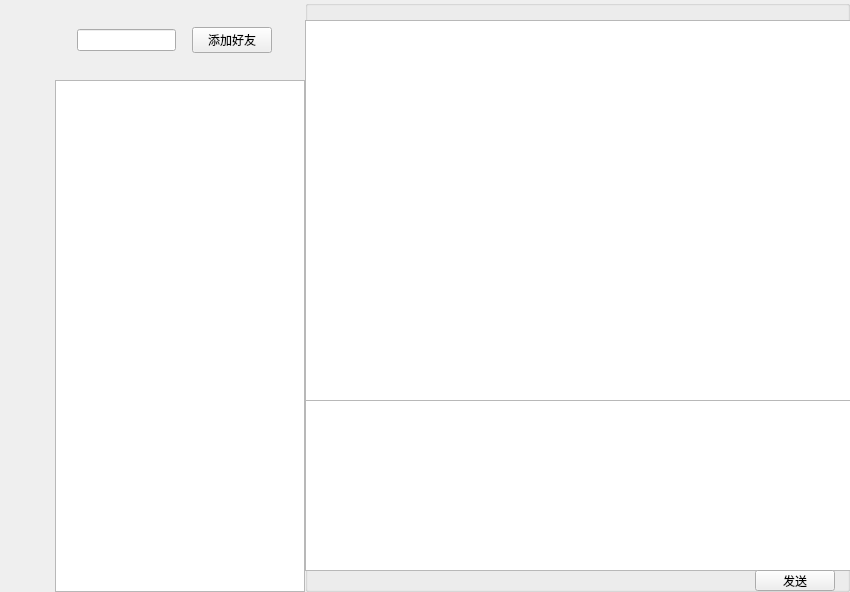
<?xml version="1.0" encoding="UTF-8"?>
<ui version="4.0">
 <class>ClientClass</class>
 <widget class="QMainWindow" name="ClientClass">
  <property name="geometry">
   <rect>
    <x>0</x>
    <y>0</y>
    <width>850</width>
    <height>592</height>
   </rect>
  </property>
  <property name="windowTitle">
   <string>Client</string>
  </property>
  <widget class="QWidget" name="centralWidget">
   <widget class="QWidget" name="widget" native="true">
    <property name="geometry">
     <rect>
      <x>0</x>
      <y>0</y>
      <width>850</width>
      <height>592</height>
     </rect>
    </property>
    <widget class="QWidget" name="widgetlan" native="true">
     <property name="geometry">
      <rect>
       <x>0</x>
       <y>0</y>
       <width>55</width>
       <height>592</height>
      </rect>
     </property>
     <property name="minimumSize">
      <size>
       <width>55</width>
       <height>592</height>
      </size>
     </property>
     <property name="maximumSize">
      <size>
       <width>55</width>
       <height>16777215</height>
      </size>
     </property>
     <property name="styleSheet">
      <string notr="true">Qwidget
{
	background-color: black;
}</string>
     </property>
     <widget class="QWidget" name="icon" native="true">
      <property name="geometry">
       <rect>
        <x>7</x>
        <y>35</y>
        <width>40</width>
        <height>37</height>
       </rect>
      </property>
      <property name="maximumSize">
       <size>
        <width>40</width>
        <height>37</height>
       </size>
      </property>
      <widget class="QWidget" name="icon_2" native="true">
       <property name="geometry">
        <rect>
         <x>7</x>
         <y>35</y>
         <width>40</width>
         <height>40</height>
        </rect>
       </property>
      </widget>
     </widget>
    </widget>
    <widget class="QWidget" name="widget_3" native="true">
     <property name="geometry">
      <rect>
       <x>55</x>
       <y>0</y>
       <width>250</width>
       <height>592</height>
      </rect>
     </property>
     <property name="maximumSize">
      <size>
       <width>16777215</width>
       <height>592</height>
      </size>
     </property>
     <widget class="QWidget" name="widget_4" native="true">
      <property name="geometry">
       <rect>
        <x>0</x>
        <y>0</y>
        <width>250</width>
        <height>80</height>
       </rect>
      </property>
      <property name="maximumSize">
       <size>
        <width>250</width>
        <height>80</height>
       </size>
      </property>
      <layout class="QVBoxLayout" name="verticalLayout">
       <item>
        <spacer name="verticalSpacer_2">
         <property name="orientation">
          <enum>Qt::Orientation::Vertical</enum>
         </property>
         <property name="sizeHint" stdset="0">
          <size>
           <width>20</width>
           <height>1</height>
          </size>
         </property>
        </spacer>
       </item>
       <item>
        <widget class="QWidget" name="widget_5" native="true">
         <layout class="QHBoxLayout" name="horizontalLayout">
          <item>
           <widget class="QLineEdit" name="search"/>
          </item>
          <item>
           <spacer name="horizontalSpacer">
            <property name="orientation">
             <enum>Qt::Orientation::Horizontal</enum>
            </property>
            <property name="sizeHint" stdset="0">
             <size>
              <width>20</width>
              <height>20</height>
             </size>
            </property>
           </spacer>
          </item>
          <item>
           <widget class="QPushButton" name="searchBtn">
            <property name="text">
             <string>添加好友</string>
            </property>
           </widget>
          </item>
          <item>
           <spacer name="horizontalSpacer_2">
            <property name="orientation">
             <enum>Qt::Orientation::Horizontal</enum>
            </property>
            <property name="sizeHint" stdset="0">
             <size>
              <width>20</width>
              <height>20</height>
             </size>
            </property>
           </spacer>
          </item>
         </layout>
        </widget>
       </item>
       <item>
        <spacer name="verticalSpacer">
         <property name="orientation">
          <enum>Qt::Orientation::Vertical</enum>
         </property>
         <property name="sizeHint" stdset="0">
          <size>
           <width>20</width>
           <height>2</height>
          </size>
         </property>
        </spacer>
       </item>
      </layout>
     </widget>
     <widget class="QListWidget" name="listWidget">
      <property name="geometry">
       <rect>
        <x>0</x>
        <y>80</y>
        <width>250</width>
        <height>512</height>
       </rect>
      </property>
      <property name="maximumSize">
       <size>
        <width>250</width>
        <height>16777215</height>
       </size>
      </property>
     </widget>
    </widget>
    <widget class="QGroupBox" name="groupBox">
     <property name="geometry">
      <rect>
       <x>305</x>
       <y>0</y>
       <width>545</width>
       <height>592</height>
      </rect>
     </property>
     <property name="minimumSize">
      <size>
       <width>545</width>
       <height>592</height>
      </size>
     </property>
     <property name="title">
      <string/>
     </property>
     <widget class="QTextEdit" name="record">
      <property name="geometry">
       <rect>
        <x>0</x>
        <y>20</y>
        <width>551</width>
        <height>381</height>
       </rect>
      </property>
      <property name="minimumSize">
       <size>
        <width>551</width>
        <height>381</height>
       </size>
      </property>
     </widget>
     <widget class="QTextEdit" name="msg">
      <property name="geometry">
       <rect>
        <x>0</x>
        <y>400</y>
        <width>551</width>
        <height>171</height>
       </rect>
      </property>
      <property name="minimumSize">
       <size>
        <width>551</width>
        <height>171</height>
       </size>
      </property>
     </widget>
     <widget class="QPushButton" name="sendBtn">
      <property name="geometry">
       <rect>
        <x>450</x>
        <y>570</y>
        <width>80</width>
        <height>21</height>
       </rect>
      </property>
      <property name="text">
       <string>发送</string>
      </property>
     </widget>
    </widget>
   </widget>
  </widget>
 </widget>
 <layoutdefault spacing="6" margin="11"/>
 <resources/>
 <connections/>
</ui>
